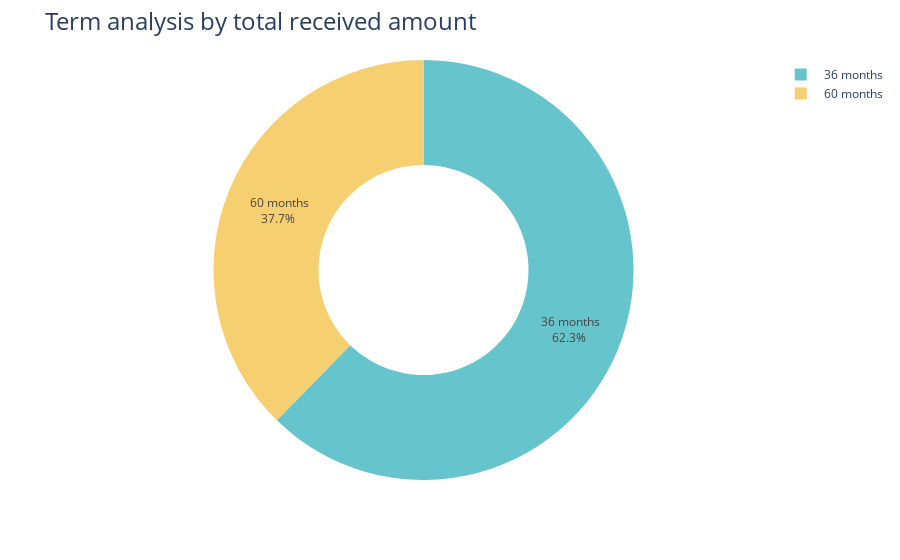

The cell this chart's notebook holds for it:
### Code cell
loan_term=df.groupby(['term'],as_index=False)['total_payment'].sum()

fig = px.pie(loan_term, 
             values='total_payment', 
             names='term', 
             hole=0.5, 
             color_discrete_sequence=px.colors.qualitative.Pastel)


fig.update_traces(textposition='inside', textinfo='percent+label')
fig.update_layout(title_text='Term analysis by total received amount', title_font=dict(size=24))

### Figure 1 — Plotly figure (JSON) as saved in the notebook; plotly's stock layout.template omitted (floating-point values rounded to 4 significant figures)
{"data": [{"domain": {"x": [0, 1], "y": [0, 1]}, "hole": 0.5, "hovertemplate": "term=%{label}<br>total_payment=%{value}<extra></extra>", "labels": [" 36 months", " 60 months"], "legendgroup": "", "name": "", "showlegend": true, "textinfo": "percent+label", "textposition": "inside", "type": "pie", "values": [294709458, 178361475]}], "layout": {"legend": {"tracegroupgap": 0}, "margin": {"t": 60}, "piecolorway": ["rgb(102, 197, 204)", "rgb(246, 207, 113)", "rgb(248, 156, 116)", "rgb(220, 176, 242)", "rgb(135, 197, 95)", "rgb(158, 185, 243)", "rgb(254, 136, 177)", "rgb(201, 219, 116)", "rgb(139, 224, 164)", "rgb(180, 151, 231)", "rgb(179, 179, 179)"], "title": {"font": {"size": 24}, "text": "Term analysis by total received amount"}}}
